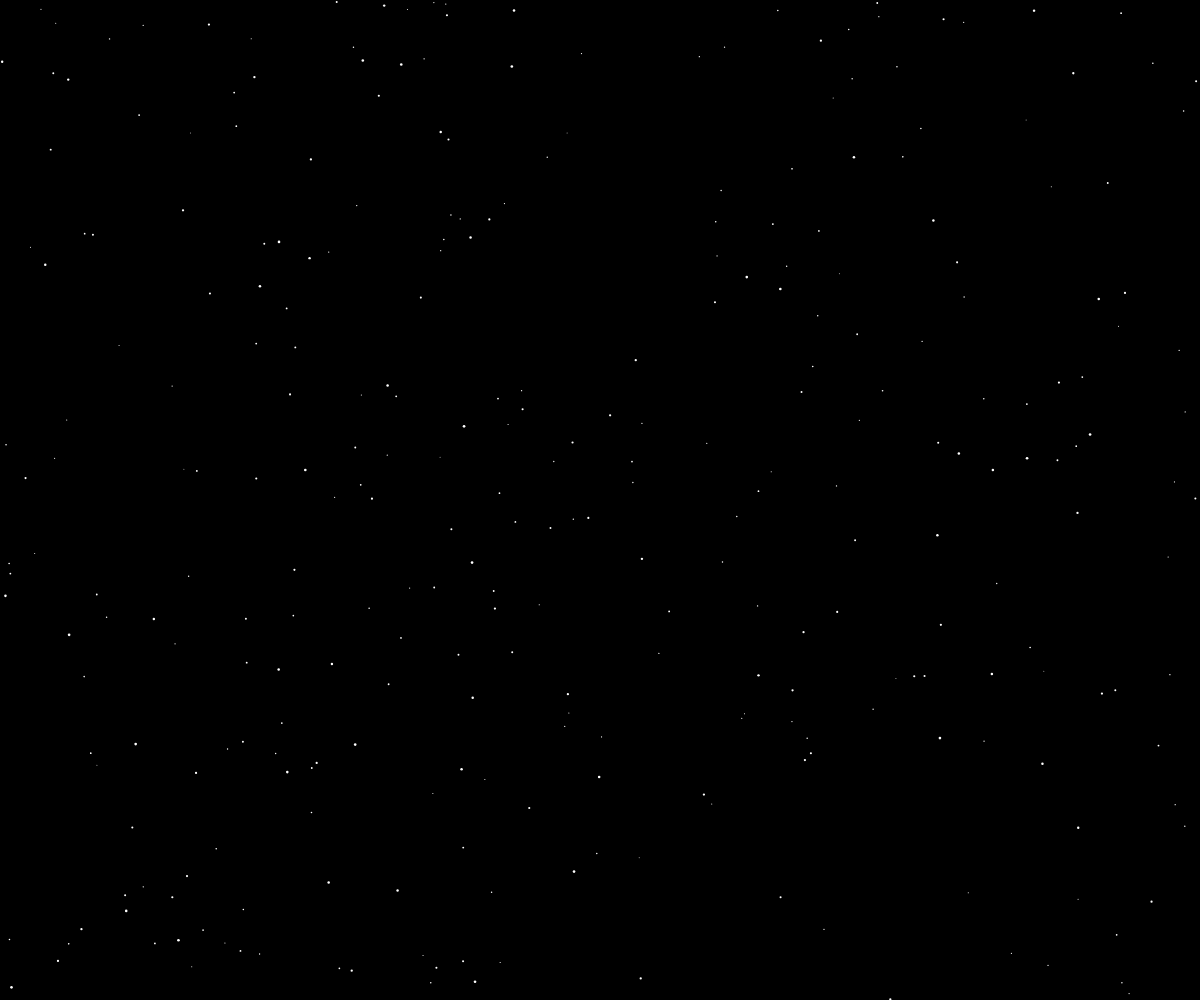
Frame 1 (no input)
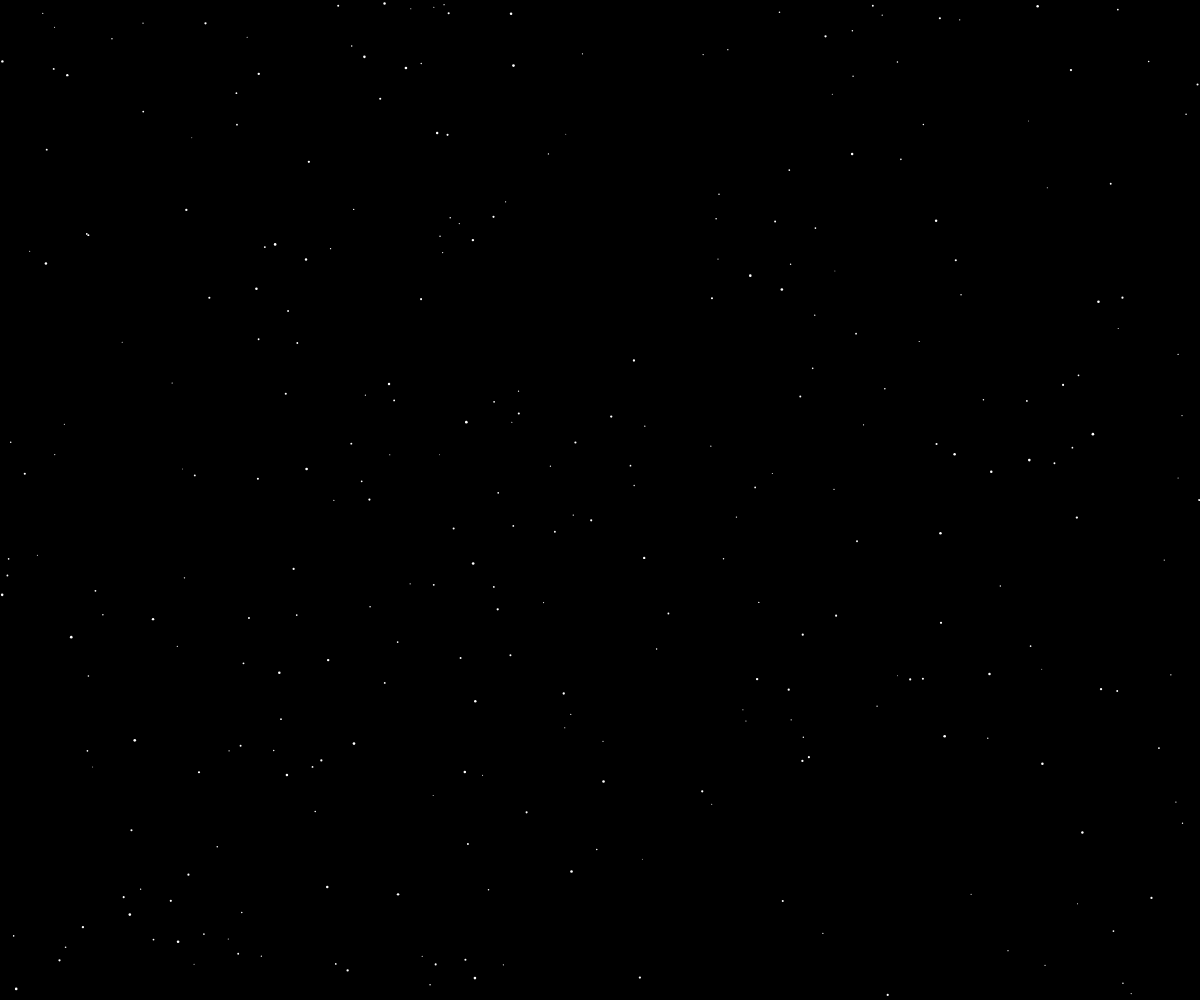
Frame 60 (no input)
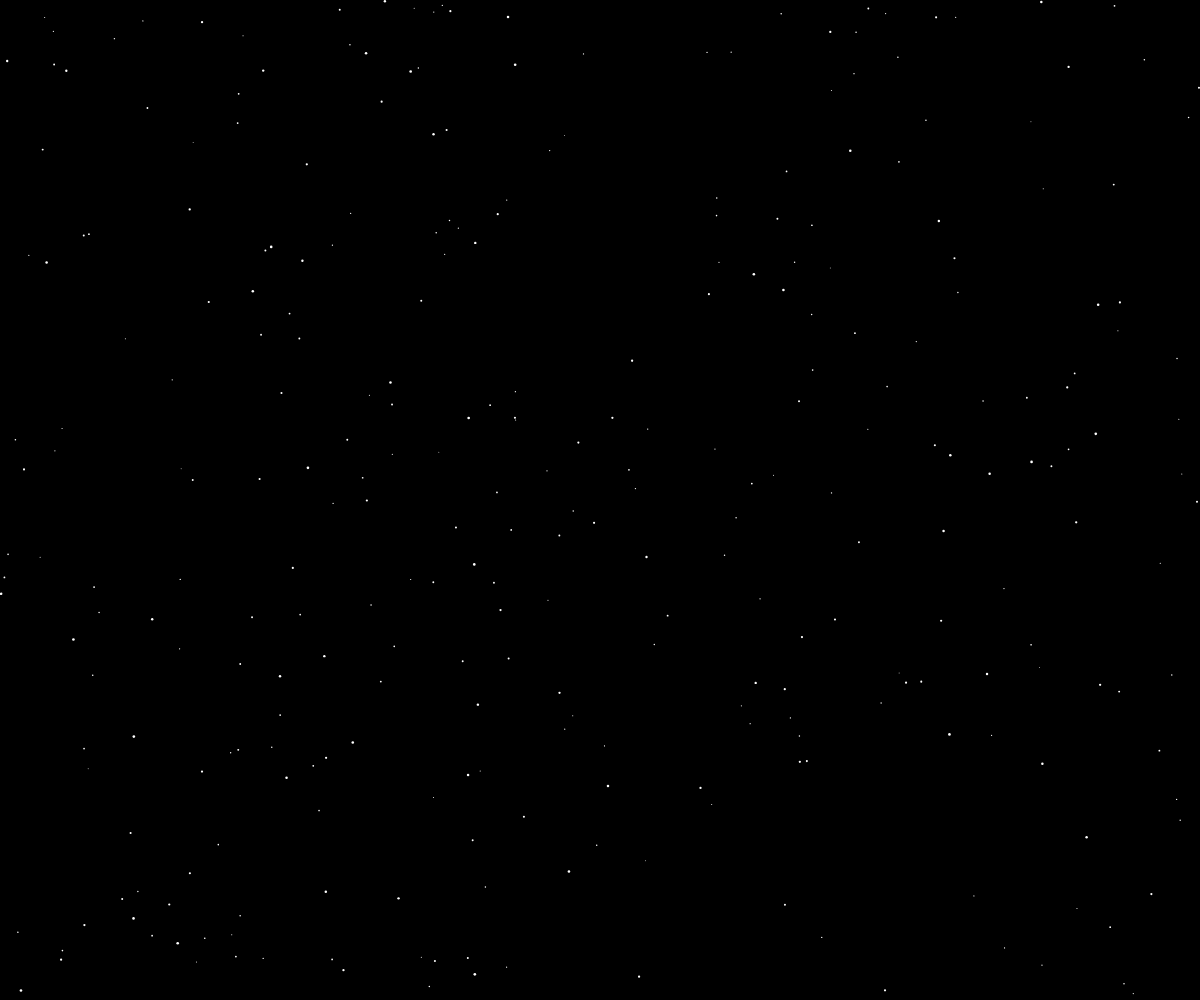
Frame 120 (the mouse pressed at the canvas centre since frame 60)

The p5.js sketch that drew these frames (run headless with seeded random() and noise() and a simulated clock; from frame 60 on, the mouse is pressed at the canvas centre):

// p5.js sketch
// ── sketch.js
function preload() { 
a = random(0.1, 1.3);
b = random(1, 9);
c = random(1,5);
d = random(5.10);
  
   } 


// this class describes the properties of a single particle.
class Particle {
// setting the co-ordinates, radius and the
// speed of a particle in both the co-ordinates axes.
  constructor(){
    
    
    this.x = random(0,width);
    this.y = random(0,height);
    this.r = random(a,b);
    this.xSpeed = random(-0.08,0.08);
    this.ySpeed = random(-0.08,0.08);
  }
  

  
  
  

// creation of a particle.
  createParticle() {
    noStroke();
    fill(500);
    circle(this.x,this.y,this.r);
  }

// setting the particle in motion.
  moveParticle() {
    if(this.x < 0 || this.x > width)
      this.xSpeed*=-1;
    if(this.y < 0 || this.y > height)
      this.ySpeed*=-1;
    this.x+=this.xSpeed;
    this.y+=this.ySpeed;
  }

// this function creates the connections(lines)
// between particles which are less than a certain distance apart

}

// an array to add multiple particles
let particles = [];

function setup() {
  createCanvas(windowWidth, windowHeight);
  for(let i = 0;i<width/c;i++){
    particles.push(new Particle());
  }
}

function draw() {
  background(0);
  for(let i = 0;i<particles.length;i++) {
    particles[i].createParticle();
    particles[i].moveParticle();
    cursor(CROSS);
    
  }
  
   function windowResized() {
  resizeCanvas(windowWidth, windowHeight);
}
  
  
}
